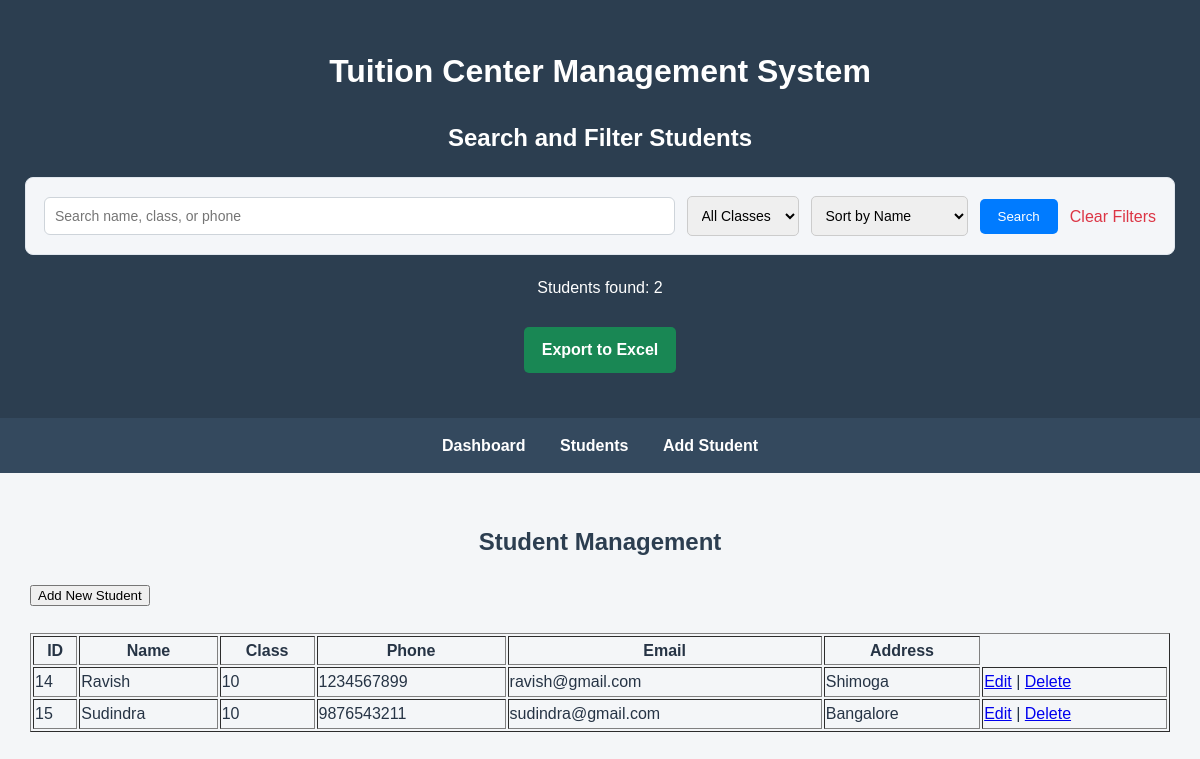
The app's page /students (signed in) with its own data.
### tables this page shows
CREATE TABLE students (
            id INTEGER PRIMARY KEY AUTOINCREMENT,
            name TEXT NOT NULL,
            class_name TEXT NOT NULL,
            phone TEXT,
            email TEXT,
            address TEXT
        );

### app.py (the view, shortened to what this page needs)
@app.route("/students")
@login_required
def students():
    conn = get_db_connection()
    search = request.args.get("search", "").strip()
    class_filter = request.args.get("class_filter", "").strip()
    sort_by = request.args.get("sort_by", "name")
    sort_options = {
        "name": "name COLLATE NOCASE",
        "class": "class_name COLLATE NOCASE",
        "id": "id"
    }
    order_column = sort_options.get(sort_by, "name COLLATE NOCASE")
    query = "SELECT * FROM students WHERE 1=1"
    params = []
    if class_filter:
        query += " AND class_name = ?"
        params.append(class_filter)
    query += f" ORDER BY {order_column}"
    student_list = conn.execute(query, params).fetchall()
    classes = conn.execute("""
        SELECT DISTINCT class_name
        FROM students
        WHERE class_name IS NOT NULL AND class_name != ''
        ORDER BY class_name COLLATE NOCASE
    """).fetchall()
    conn.close()
    return render_template(
        "students.html",
        students=student_list,
        classes=classes,
        search=search,
        class_filter=class_filter,
        sort_by=sort_by
    )

### app.py (called while the page is built)
def get_db_connection():
    conn = sqlite3.connect("tuition.db")
    conn.row_factory = sqlite3.Row
    return conn

def login_required(route_function):
    @wraps(route_function)
    def wrapper(*args, **kwargs):
        if "admin_id" not in session:
            return redirect(url_for("login"))
        return route_function(*args, **kwargs)
    return wrapper

### templates/students.html (shortened to what this page needs)
<!DOCTYPE html>
<html>
<head>
    <link rel="stylesheet"
          href="{{ url_for('static', filename='style.css') }}">
</head>
<body>
    <header>
        <h1>Tuition Center Management System</h1>
        <h2>Search and Filter Students</h2>
        <form method="GET" action="{{ url_for('students') }}"
            class="student-search-form">
            <input
                type="text"
                name="search"
                placeholder="Search name, class, or phone"
                value="{{ search }}"
            >
            <select name="class_filter">
                <option value="">All Classes</option>
            </select>
            <select name="sort_by">
                <option value="name"
                    {% if sort_by == 'name' %}selected{% endif %}>
                    Sort by Name
                </option>
            </select>
            <button type="submit">Search</button>
            <a href="{{ url_for('students') }}">Clear Filters</a>
        </form>
        <p>Students found: {{ students|length }}</p>
        <a class="export-btn"
        href="{{ url_for(
            'export_students',
            search=search,
            class_filter=class_filter,
            sort_by=sort_by
        ) }}">
            Export to Excel
        </a>
    </header>
    <nav>
        <a href="/">Dashboard</a>
        <a href="/students">Students</a>
        <a href="/add_student">Add Student</a>
    </nav>
    <main>
        <h2>Student Management</h2>
        <a href="/add_student">
            <button type="button">
                Add New Student
            </button>
        </a>
        <br><br>
        <table border="1" width="100%">
            <tr>
                <th>ID</th>
                <th>Name</th>
                <th>Class</th>
                <th>Phone</th>
                <th>Email</th>
                <th>Address</th>
            </tr>
            {% for student in students %}
            <tr>
                <td>{{ student["id"] }}</td>
                <td>{{ student["name"] }}</td>
                <td>{{ student["class_name"] }}</td>
                <td>{{ student["phone"] }}</td>
                <td>{{ student["email"] }}</td>
                <td>{{ student["address"] }}</td>
                <td>
                <a href="/edit_student/{{ student['id'] }}">Edit</a>
                |
                <a href="/delete_student/{{ student['id'] }}"
                onclick="return confirm('Are you sure you want to delete this student?');">
                Delete
                </a>
            </td>
            </tr>
            {% endfor %}
        </table>
    </main>
</body>
</html>

### static/style.css (style rules this page uses)
body { font-family: Arial, sans-serif; margin: 0; background-color: #f4f6f8; }
header { background-color: #2c3e50; color: white; text-align: center; padding: 25px; }
nav { background-color: #34495e; text-align: center; padding: 15px; }
nav a { color: white; text-decoration: none; margin: 15px; font-weight: bold; }
main { padding: 30px; }
main h2 { text-align: center; }
.student-search-form { display: flex; flex-wrap: wrap; gap: 12px; align-items: center; margin: 20px 0; padding: 18px; background: #f4f6f9; border-radius: 8px; }
.student-search-form input, .student-search-form select { padding: 10px; border: 1px solid #ccc; border-radius: 5px; font-size: 14px; }
.student-search-form input { flex: 1; min-width: 220px; }
.student-search-form button { padding: 10px 18px; border: none; border-radius: 5px; background: #007bff; color: white; cursor: pointer; }
.student-search-form a { color: #dc3545; text-decoration: none; }
.export-btn { display: inline-block; background: #198754; color: white; padding: 10px 18px; margin: 10px 0 20px; border-radius: 5px; text-decoration: none; }
* { box-sizing: border-box; }
body { color: #263445; line-height: 1.6; }
main h1, main h2, .container h1, .container h2 { color: #2c3e50; }
main h2 { margin-bottom: 20px; }
button, .primary-btn, .export-btn, .back-btn, .secondary-btn { font-family: inherit; transition: background-color 0.2s ease, box-shadow 0.2s ease; }
input, select, textarea { font-family: inherit; max-width: 100%; }
input:not([type="checkbox"]):not([type="radio"]), select, textarea { border: 1px solid #ced4da; border-radius: 6px; }
.student-search-form { border: 1px solid #e1e7ee; }
.export-btn { font-weight: 600; }

### records on screen
students: id "14", name "Ravish", class_name "10", phone "1234567899", email "ravish@gmail.com", address "Shimoga"
students: id "15", name "Sudindra", class_name "10", phone "9876543211", email "sudindra@gmail.com", address "Bangalore"

### other values on screen
{{ students|length }} "2"
